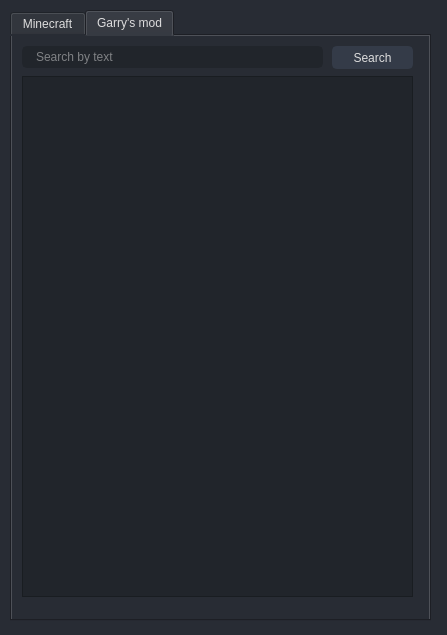
<?xml version="1.0" encoding="UTF-8"?>
<ui version="4.0">
 <author>Neki_play</author>
 <class>MainWindow</class>
 <widget class="QMainWindow" name="MainWindow">
  <property name="geometry">
   <rect>
    <x>0</x>
    <y>0</y>
    <width>447</width>
    <height>635</height>
   </rect>
  </property>
  <property name="sizePolicy">
   <sizepolicy hsizetype="Preferred" vsizetype="Preferred">
    <horstretch>0</horstretch>
    <verstretch>0</verstretch>
   </sizepolicy>
  </property>
  <property name="maximumSize">
   <size>
    <width>9000</width>
    <height>9000</height>
   </size>
  </property>
  <property name="windowTitle">
   <string>QLeaker</string>
  </property>
  <property name="windowIcon">
   <iconset resource="resources.qrc">
    <normaloff>:/icons/icons/storage.png</normaloff>:/icons/icons/storage.png</iconset>
  </property>
  <property name="styleSheet">
   <string notr="true"/>
  </property>
  <property name="documentMode">
   <bool>false</bool>
  </property>
  <property name="tabShape">
   <enum>QTabWidget::Rounded</enum>
  </property>
  <widget class="QWidget" name="styleSheet">
   <property name="layoutDirection">
    <enum>Qt::LeftToRight</enum>
   </property>
   <property name="styleSheet">
    <string notr="true">/* /////////////////////////////////////////////////////////////////////////////////////////////////

SET APP STYLESHEET - FULL STYLES HERE
DARK THEME - DRACULA COLOR BASED

///////////////////////////////////////////////////////////////////////////////////////////////// */

QWidget{
	color: rgb(221, 221, 221);
	font: 10pt &quot;Segoe UI&quot;;
}

/* /////////////////////////////////////////////////////////////////////////////////////////////////
Tooltip */
QToolTip {
	color: #ffffff;
	background-color: rgba(33, 37, 43, 180);
	border: 1px solid rgb(44, 49, 58);
	background-image: none;
	background-position: left center;
    background-repeat: no-repeat;
	border: none;
	border-left: 2px solid rgb(255, 121, 198);
	text-align: left;
	padding-left: 8px;
	margin: 0px;
}

/* /////////////////////////////////////////////////////////////////////////////////////////////////
Bg App */
#bgApp {	
	background-color: rgb(40, 44, 52);
	border: 1px solid rgb(44, 49, 58);
}

/* /////////////////////////////////////////////////////////////////////////////////////////////////
Left Menu */
#leftMenuBg {	
	background-color: rgb(33, 37, 43);
}
#topLogo {
	background-color: rgb(33, 37, 43);
	background-image: url(:/images/images/images/PyDracula.png);
	background-position: centered;
	background-repeat: no-repeat;
}
#titleLeftApp { font: 63 12pt &quot;Segoe UI Semibold&quot;; }
#titleLeftDescription { font: 8pt &quot;Segoe UI&quot;; color: rgb(189, 147, 249); }

/* MENUS */
#topMenu .QPushButton {	
	background-position: left center;
    background-repeat: no-repeat;
	border: none;
	border-left: 22px solid transparent;
	background-color: transparent;
	text-align: left;
	padding-left: 44px;
}
#topMenu .QPushButton:hover {
	background-color: rgb(40, 44, 52);
}
#topMenu .QPushButton:pressed {	
	background-color: rgb(189, 147, 249);
	color: rgb(255, 255, 255);
}
#bottomMenu .QPushButton {	
	background-position: left center;
    background-repeat: no-repeat;
	border: none;
	border-left: 20px solid transparent;
	background-color:transparent;
	text-align: left;
	padding-left: 44px;
}
#bottomMenu .QPushButton:hover {
	background-color: rgb(40, 44, 52);
}
#bottomMenu .QPushButton:pressed {	
	background-color: rgb(189, 147, 249);
	color: rgb(255, 255, 255);
}
#leftMenuFrame{
	border-top: 3px solid rgb(44, 49, 58);
}

/* Toggle Button */
#toggleButton {
	background-position: left center;
    background-repeat: no-repeat;
	border: none;
	border-left: 20px solid transparent;
	background-color: rgb(37, 41, 48);
	text-align: left;
	padding-left: 44px;
	color: rgb(113, 126, 149);
}
#toggleButton:hover {
	background-color: rgb(40, 44, 52);
}
#toggleButton:pressed {
	background-color: rgb(189, 147, 249);
}

/* Title Menu */
#titleRightInfo { padding-left: 10px; }


/* /////////////////////////////////////////////////////////////////////////////////////////////////
Extra Tab */
#extraLeftBox {	
	background-color: rgb(44, 49, 58);
}
#extraTopBg{	
	background-color: rgb(189, 147, 249)
}

/* Icon */
#extraIcon {
	background-position: center;
	background-repeat: no-repeat;
	background-image: url(:/icons/images/icons/icon_settings.png);
}

/* Label */
#extraLabel { color: rgb(255, 255, 255); }

/* Btn Close */
#extraCloseColumnBtn { background-color: rgba(255, 255, 255, 0); border: none;  border-radius: 5px; }
#extraCloseColumnBtn:hover { background-color: rgb(196, 161, 249); border-style: solid; border-radius: 4px; }
#extraCloseColumnBtn:pressed { background-color: rgb(180, 141, 238); border-style: solid; border-radius: 4px; }

/* Extra Content */
#extraContent{
	border-top: 3px solid rgb(40, 44, 52);
}

/* Extra Top Menus */
#extraTopMenu .QPushButton {
background-position: left center;
    background-repeat: no-repeat;
	border: none;
	border-left: 22px solid transparent;
	background-color:transparent;
	text-align: left;
	padding-left: 44px;
}
#extraTopMenu .QPushButton:hover {
	background-color: rgb(40, 44, 52);
}
#extraTopMenu .QPushButton:pressed {	
	background-color: rgb(189, 147, 249);
	color: rgb(255, 255, 255);
}

/* /////////////////////////////////////////////////////////////////////////////////////////////////
Content App */
#contentTopBg{	
	background-color: rgb(33, 37, 43);
}
#contentBottom{
	border-top: 3px solid rgb(44, 49, 58);
}

/* Top Buttons */
#rightButtons .QPushButton { background-color: rgba(255, 255, 255, 0); border: none;  border-radius: 5px; }
#rightButtons .QPushButton:hover { background-color: rgb(44, 49, 57); border-style: solid; border-radius: 4px; }
#rightButtons .QPushButton:pressed { background-color: rgb(23, 26, 30); border-style: solid; border-radius: 4px; }

/* Theme Settings */
#extraRightBox { background-color: rgb(44, 49, 58); }
#themeSettingsTopDetail { background-color: rgb(189, 147, 249); }

/* Bottom Bar */
#bottomBar { background-color: rgb(44, 49, 58); }
#bottomBar QLabel { font-size: 11px; color: rgb(113, 126, 149); padding-left: 10px; padding-right: 10px; padding-bottom: 2px; }

/* CONTENT SETTINGS */
/* MENUS */
#contentSettings .QPushButton {	
	background-position: left center;
    background-repeat: no-repeat;
	border: none;
	border-left: 22px solid transparent;
	background-color:transparent;
	text-align: left;
	padding-left: 44px;
}
#contentSettings .QPushButton:hover {
	background-color: rgb(40, 44, 52);
}
#contentSettings .QPushButton:pressed {	
	background-color: rgb(189, 147, 249);
	color: rgb(255, 255, 255);
}

/* /////////////////////////////////////////////////////////////////////////////////////////////////
QTableWidget */
QTableWidget {	
	background-color: transparent;
	padding: 10px;
	border-radius: 5px;
	gridline-color: rgb(44, 49, 58);
	border-bottom: 1px solid rgb(44, 49, 60);
}
QTableWidget::item{
	border-color: rgb(44, 49, 60);
	padding-left: 5px;
	padding-right: 5px;
	gridline-color: rgb(44, 49, 60);
}
QTableWidget::item:selected{
	background-color: rgb(189, 147, 249);
}
QHeaderView::section{
	background-color: rgb(33, 37, 43);
	max-width: 30px;
	border: 1px solid rgb(44, 49, 58);
	border-style: none;
    border-bottom: 1px solid rgb(44, 49, 60);
    border-right: 1px solid rgb(44, 49, 60);
}
QTableWidget::horizontalHeader {	
	background-color: rgb(33, 37, 43);
}
QHeaderView::section:horizontal
{
    border: 1px solid rgb(33, 37, 43);
	background-color: rgb(33, 37, 43);
	padding: 3px;
	border-top-left-radius: 7px;
    border-top-right-radius: 7px;
}
QHeaderView::section:vertical
{
    border: 1px solid rgb(44, 49, 60);
}

/* /////////////////////////////////////////////////////////////////////////////////////////////////
LineEdit */
QLineEdit {
	background-color: rgb(33, 37, 43);
	border-radius: 5px;
	border: 2px solid rgb(33, 37, 43);
	padding-left: 10px;
	selection-color: rgb(255, 255, 255);
	selection-background-color: rgb(255, 121, 198);
}
QLineEdit:hover {
	border: 2px solid rgb(64, 71, 88);
}
QLineEdit:focus {
	border: 2px solid rgb(91, 101, 124);
}

/* /////////////////////////////////////////////////////////////////////////////////////////////////
PlainTextEdit */
QPlainTextEdit {
	background-color: rgb(27, 29, 35);
	border-radius: 5px;
	padding: 10px;
	selection-color: rgb(255, 255, 255);
	selection-background-color: rgb(255, 121, 198);
}
QPlainTextEdit  QScrollBar:vertical {
    width: 8px;
 }
QPlainTextEdit  QScrollBar:horizontal {
    height: 8px;
 }
QPlainTextEdit:hover {
	border: 2px solid rgb(64, 71, 88);
}
QPlainTextEdit:focus {
	border: 2px solid rgb(91, 101, 124);
}

/* /////////////////////////////////////////////////////////////////////////////////////////////////
ScrollBars */
QScrollBar:horizontal {
    border: none;
    background: rgb(52, 59, 72);
    height: 8px;
    margin: 0px 21px 0 21px;
	border-radius: 0px;
}
QScrollBar::handle:horizontal {
    background: rgb(189, 147, 249);
    min-width: 25px;
	border-radius: 4px
}
QScrollBar::add-line:horizontal {
    border: none;
    background: rgb(55, 63, 77);
    width: 20px;
	border-top-right-radius: 4px;
    border-bottom-right-radius: 4px;
    subcontrol-position: right;
    subcontrol-origin: margin;
}
QScrollBar::sub-line:horizontal {
    border: none;
    background: rgb(55, 63, 77);
    width: 20px;
	border-top-left-radius: 4px;
    border-bottom-left-radius: 4px;
    subcontrol-position: left;
    subcontrol-origin: margin;
}
QScrollBar::up-arrow:horizontal, QScrollBar::down-arrow:horizontal
{
     background: none;
}
QScrollBar::add-page:horizontal, QScrollBar::sub-page:horizontal
{
     background: none;
}
 QScrollBar:vertical {
	border: none;
    background: rgb(52, 59, 72);
    width: 8px;
    margin: 21px 0 21px 0;
	border-radius: 0px;
 }
 QScrollBar::handle:vertical {	
	background: rgb(189, 147, 249);
    min-height: 25px;
	border-radius: 4px
 }
 QScrollBar::add-line:vertical {
     border: none;
    background: rgb(55, 63, 77);
     height: 20px;
	border-bottom-left-radius: 4px;
    border-bottom-right-radius: 4px;
     subcontrol-position: bottom;
     subcontrol-origin: margin;
 }
 QScrollBar::sub-line:vertical {
	border: none;
    background: rgb(55, 63, 77);
     height: 20px;
	border-top-left-radius: 4px;
    border-top-right-radius: 4px;
     subcontrol-position: top;
     subcontrol-origin: margin;
 }
 QScrollBar::up-arrow:vertical, QScrollBar::down-arrow:vertical {
     background: none;
 }

 QScrollBar::add-page:vertical, QScrollBar::sub-page:vertical {
     background: none;
 }

/* /////////////////////////////////////////////////////////////////////////////////////////////////
CheckBox */
QCheckBox::indicator {
    border: 3px solid rgb(52, 59, 72);
	width: 15px;
	height: 15px;
	border-radius: 10px;
    background: rgb(44, 49, 60);
}
QCheckBox::indicator:hover {
    border: 3px solid rgb(58, 66, 81);
}
QCheckBox::indicator:checked {
    background: 3px solid rgb(52, 59, 72);
	border: 3px solid rgb(52, 59, 72);	
	background-image: url(:/icons/images/icons/cil-check-alt.png);
}

/* /////////////////////////////////////////////////////////////////////////////////////////////////
RadioButton */
QRadioButton::indicator {
    border: 3px solid rgb(52, 59, 72);
	width: 15px;
	height: 15px;
	border-radius: 10px;
    background: rgb(44, 49, 60);
}
QRadioButton::indicator:hover {
    border: 3px solid rgb(58, 66, 81);
}
QRadioButton::indicator:checked {
    background: 3px solid rgb(94, 106, 130);
	border: 3px solid rgb(52, 59, 72);	
}

/* /////////////////////////////////////////////////////////////////////////////////////////////////
ComboBox */
QComboBox{
	background-color: rgb(27, 29, 35);
	border-radius: 5px;
	border: 2px solid rgb(33, 37, 43);
	padding: 5px;
	padding-left: 10px;
}
QComboBox:hover{
	border: 2px solid rgb(64, 71, 88);
}
QComboBox::drop-down {
	subcontrol-origin: padding;
	subcontrol-position: top right;
	width: 25px; 
	border-left-width: 3px;
	border-left-color: rgba(39, 44, 54, 150);
	border-left-style: solid;
	border-top-right-radius: 3px;
	border-bottom-right-radius: 3px;	
	background-image: url(:/icons/images/icons/cil-arrow-bottom.png);
	background-position: center;
	background-repeat: no-reperat;
 }
QComboBox QAbstractItemView {
	color: rgb(255, 121, 198);	
	background-color: rgb(33, 37, 43);
	padding: 10px;
	selection-background-color: rgb(39, 44, 54);
}

/* /////////////////////////////////////////////////////////////////////////////////////////////////
Sliders */
QSlider::groove:horizontal {
    border-radius: 5px;
    height: 10px;
	margin: 0px;
	background-color: rgb(52, 59, 72);
}
QSlider::groove:horizontal:hover {
	background-color: rgb(55, 62, 76);
}
QSlider::handle:horizontal {
    background-color: rgb(189, 147, 249);
    border: none;
    height: 10px;
    width: 10px;
    margin: 0px;
	border-radius: 5px;
}
QSlider::handle:horizontal:hover {
    background-color: rgb(195, 155, 255);
}
QSlider::handle:horizontal:pressed {
    background-color: rgb(255, 121, 198);
}

QSlider::groove:vertical {
    border-radius: 5px;
    width: 10px;
    margin: 0px;
	background-color: rgb(52, 59, 72);
}
QSlider::groove:vertical:hover {
	background-color: rgb(55, 62, 76);
}
QSlider::handle:vertical {
    background-color: rgb(189, 147, 249);
	border: none;
    height: 10px;
    width: 10px;
    margin: 0px;
	border-radius: 5px;
}
QSlider::handle:vertical:hover {
    background-color: rgb(195, 155, 255);
}
QSlider::handle:vertical:pressed {
    background-color: rgb(255, 121, 198);
}

/* /////////////////////////////////////////////////////////////////////////////////////////////////
CommandLinkButton */
QCommandLinkButton {	
	color: rgb(255, 121, 198);
	border-radius: 5px;
	padding: 5px;
	color: rgb(255, 170, 255);
}
QCommandLinkButton:hover {	
	color: rgb(255, 170, 255);
	background-color: rgb(44, 49, 60);
}
QCommandLinkButton:pressed {	
	color: rgb(189, 147, 249);
	background-color: rgb(52, 58, 71);
}

/* /////////////////////////////////////////////////////////////////////////////////////////////////
Button */
#pagesContainer QPushButton {
	border: 2px solid rgb(52, 59, 72);
	border-radius: 5px;	
	background-color: rgb(52, 59, 72);
}
#pagesContainer QPushButton:hover {
	background-color: rgb(57, 65, 80);
	border: 2px solid rgb(61, 70, 86);
}
#pagesContainer QPushButton:pressed {	
	background-color: rgb(35, 40, 49);
	border: 2px solid rgb(43, 50, 61);
}

</string>
   </property>
   <widget class="QFrame" name="bgApp">
    <property name="geometry">
     <rect>
      <x>-10</x>
      <y>-10</y>
      <width>601</width>
      <height>661</height>
     </rect>
    </property>
    <property name="styleSheet">
     <string notr="true"/>
    </property>
    <property name="frameShape">
     <enum>QFrame::StyledPanel</enum>
    </property>
    <property name="frameShadow">
     <enum>QFrame::Raised</enum>
    </property>
    <widget class="QTabWidget" name="tabs">
     <property name="geometry">
      <rect>
       <x>20</x>
       <y>20</y>
       <width>421</width>
       <height>611</height>
      </rect>
     </property>
     <property name="sizeIncrement">
      <size>
       <width>5</width>
       <height>5</height>
      </size>
     </property>
     <property name="contextMenuPolicy">
      <enum>Qt::DefaultContextMenu</enum>
     </property>
     <property name="layoutDirection">
      <enum>Qt::LeftToRight</enum>
     </property>
     <property name="autoFillBackground">
      <bool>false</bool>
     </property>
     <property name="styleSheet">
      <string notr="true">background-color: rgb(40, 44, 52);</string>
     </property>
     <property name="tabPosition">
      <enum>QTabWidget::North</enum>
     </property>
     <property name="tabShape">
      <enum>QTabWidget::Rounded</enum>
     </property>
     <property name="currentIndex">
      <number>1</number>
     </property>
     <property name="iconSize">
      <size>
       <width>24</width>
       <height>24</height>
      </size>
     </property>
     <property name="elideMode">
      <enum>Qt::ElideRight</enum>
     </property>
     <property name="usesScrollButtons">
      <bool>true</bool>
     </property>
     <property name="documentMode">
      <bool>false</bool>
     </property>
     <property name="movable">
      <bool>true</bool>
     </property>
     <property name="tabBarAutoHide">
      <bool>false</bool>
     </property>
     <widget class="QWidget" name="tab">
      <attribute name="icon">
       <iconset resource="resources.qrc">
        <normaloff>:/icons/icons/minecraft.png</normaloff>:/icons/icons/minecraft.png</iconset>
      </attribute>
      <attribute name="title">
       <string>Minecraft</string>
      </attribute>
     </widget>
     <widget class="QWidget" name="tab_1">
      <attribute name="icon">
       <iconset resource="resources.qrc">
        <normaloff>:/icons/icons/garry's mod.png</normaloff>:/icons/icons/garry's mod.png</iconset>
      </attribute>
      <attribute name="title">
       <string>Garry's mod</string>
      </attribute>
      <widget class="QListWidget" name="listWidget">
       <property name="geometry">
        <rect>
         <x>10</x>
         <y>40</y>
         <width>391</width>
         <height>521</height>
        </rect>
       </property>
       <property name="styleSheet">
        <string notr="true">background-color: rgb(33, 37, 43);</string>
       </property>
      </widget>
      <widget class="QLineEdit" name="lineEdit">
       <property name="geometry">
        <rect>
         <x>10</x>
         <y>10</y>
         <width>301</width>
         <height>22</height>
        </rect>
       </property>
       <property name="styleSheet">
        <string notr="true">background-color: rgb(33, 37, 43);</string>
       </property>
       <property name="text">
        <string/>
       </property>
       <property name="placeholderText">
        <string>Search by text</string>
       </property>
       <property name="clearButtonEnabled">
        <bool>true</bool>
       </property>
      </widget>
      <widget class="QPushButton" name="gmodSearchButton">
       <property name="geometry">
        <rect>
         <x>320</x>
         <y>10</y>
         <width>81</width>
         <height>23</height>
        </rect>
       </property>
       <property name="mouseTracking">
        <bool>true</bool>
       </property>
       <property name="styleSheet">
        <string notr="true">QPushButton {
	border: 2px solid rgb(52, 59, 72);
	border-radius: 5px;	
	background-color: rgb(52, 59, 72);
}
 QPushButton:hover {
	background-color: rgb(57, 65, 80);
	border: 2px solid rgb(61, 70, 86);
}
QPushButton:pressed {	
	background-color: rgb(35, 40, 49);
	border: 2px solid rgb(43, 50, 61);
}</string>
       </property>
       <property name="text">
        <string>Search</string>
       </property>
       <property name="icon">
        <iconset resource="resources.qrc">
         <normaloff>:/icons/icons/magnifying-glass.png</normaloff>:/icons/icons/magnifying-glass.png</iconset>
       </property>
      </widget>
      <zorder>listWidget</zorder>
      <zorder>gmodSearchButton</zorder>
      <zorder>lineEdit</zorder>
     </widget>
    </widget>
   </widget>
  </widget>
 </widget>
 <resources>
  <include location="resources.qrc"/>
 </resources>
 <connections/>
</ui>
